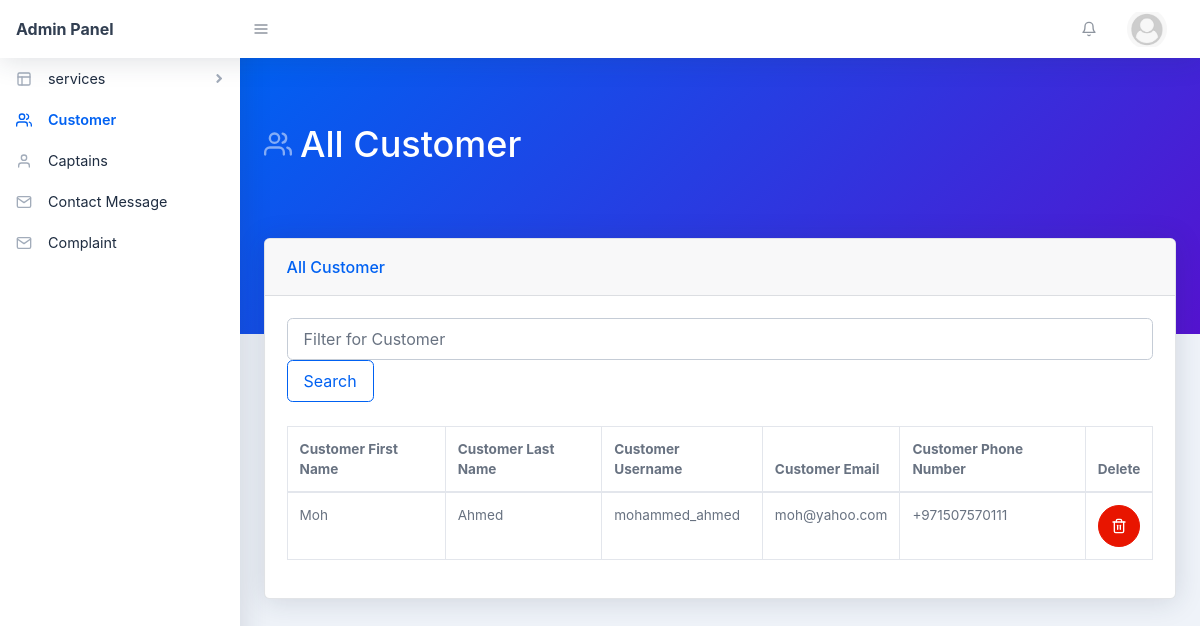
/admin/customer.php, run on an earlier commit of the app's database.
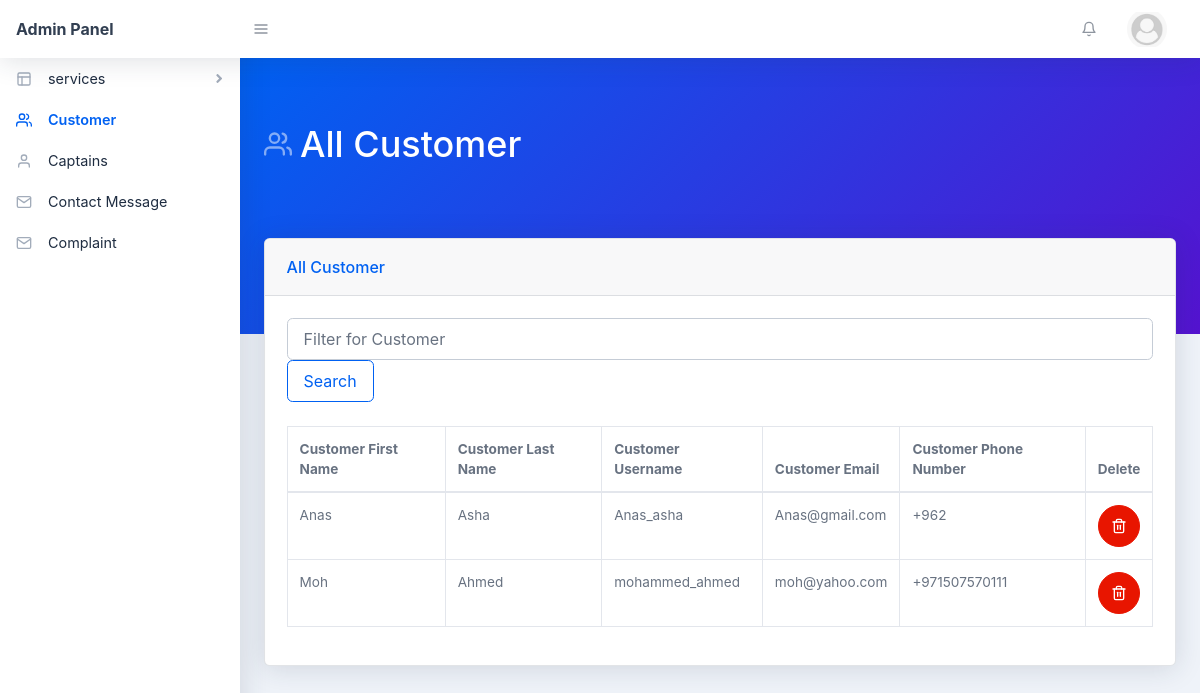
And on a later commit of the database.
### tables this page shows
CREATE TABLE `customer` (
  `customerusername` varchar(25) NOT NULL,
  `firstname` varchar(25) NOT NULL,
  `lastname` varchar(25) NOT NULL,
  `password` varchar(25) NOT NULL,
  `email` varchar(50) NOT NULL,
  `phonenumber` varchar(13) NOT NULL,
  `dob` date NOT NULL,
  `image` varchar(255) NOT NULL
);

### admin/customer.php (the view, shortened to what this page needs)
<?php
include 'include/header.php';
if (isset($_POST['search'])) {
  $valueToSearch = $_POST['valueToSearch'];
  $query =
    "SELECT * FROM `customer` WHERE CONCAT(`customerusername`,`firstname`,`lastname`)  LIKE '%" . $valueToSearch . "%'";
  $search_result = filterTable($query);
} else {
  $query = "SELECT customerusername,firstname,lastname,email,phonenumber FROM customer";
  $search_result = filterTable($query);
}
function filterTable($query)
{
  include '../forms/connection.php';
  $filter_Result = mysqli_query($con, $query);
  return $filter_Result;
}
?>
<div class="page-header pb-10 page-header-dark bg-gradient-primary-to-secondary">
  <div class="container-fluid">
    <div class="page-header-content d-flex align-items-center justify-content-between text-white">
      <h1 class="page-header-title">
        <div class="page-header-icon"><i data-feather="users"></i></div>
        <span>All Customer</span>
      </h1>
    </div>
  </div>
</div>
<div class="container-fluid mt-n10">
  <div class="card mb-4">
    <div class="card-header">All Customer</div>
    <div class="card-body">
      <div class="datatable table-responsive">
        <form method="post">
          <div class="active-cyan-4 mb-4">
            <input class="form-control" type="text" placeholder="Filter for Customer" name="valueToSearch" aria-label="Search">
            <button type="submit" name="search" class="btn btn-outline-primary">Search</button>
          </div>
        </form>
        <table class="table table-bordered table-hover" id="dataTable" width="100%" cellspacing="0">
          <thead>
            <tr>
              <th>Customer First Name</th>
              <th>Customer Last Name</th>
              <th>Customer Username</th>
              <th>Customer Email</th>
              <th>Customer Phone Number</th>
              <th>Delete</th>
            </tr>
          </thead>
          <tbody>
            <?php while ($row = mysqli_fetch_array($search_result)) : ?>
              <tr>
                <td><?php echo $row['firstname']; ?></td>
                <td><?php echo $row['lastname']; ?></td>
                <td><?php echo $row['customerusername']; ?></td>
                <td><?php echo $row['email']; ?></td>
                <td><?php echo $row['phonenumber']; ?></td>
                <td>
                  <form method="post">
                    <a href="deletelink" onclick="return confirm('Are you sure?')"><button type="submit" name="delateCustomer" value="<?= $row['customerusername'];  ?>" class="btn btn-red btn-icon"><i data-feather="trash-2"></i></button></a>
                  </form>
                </td>
              </tr>
            <?php endwhile; ?>
          </tbody>
        </table>
      </div>
    </div>
  </div>
</div>
<?php include("include/footer.php"); ?>

What changed in the data, as far as the page shows it:
added customer: firstname "Anas", lastname "Asha", customerusername "Anas_asha", email "Anas@gmail.com", phonenumber "+962"
